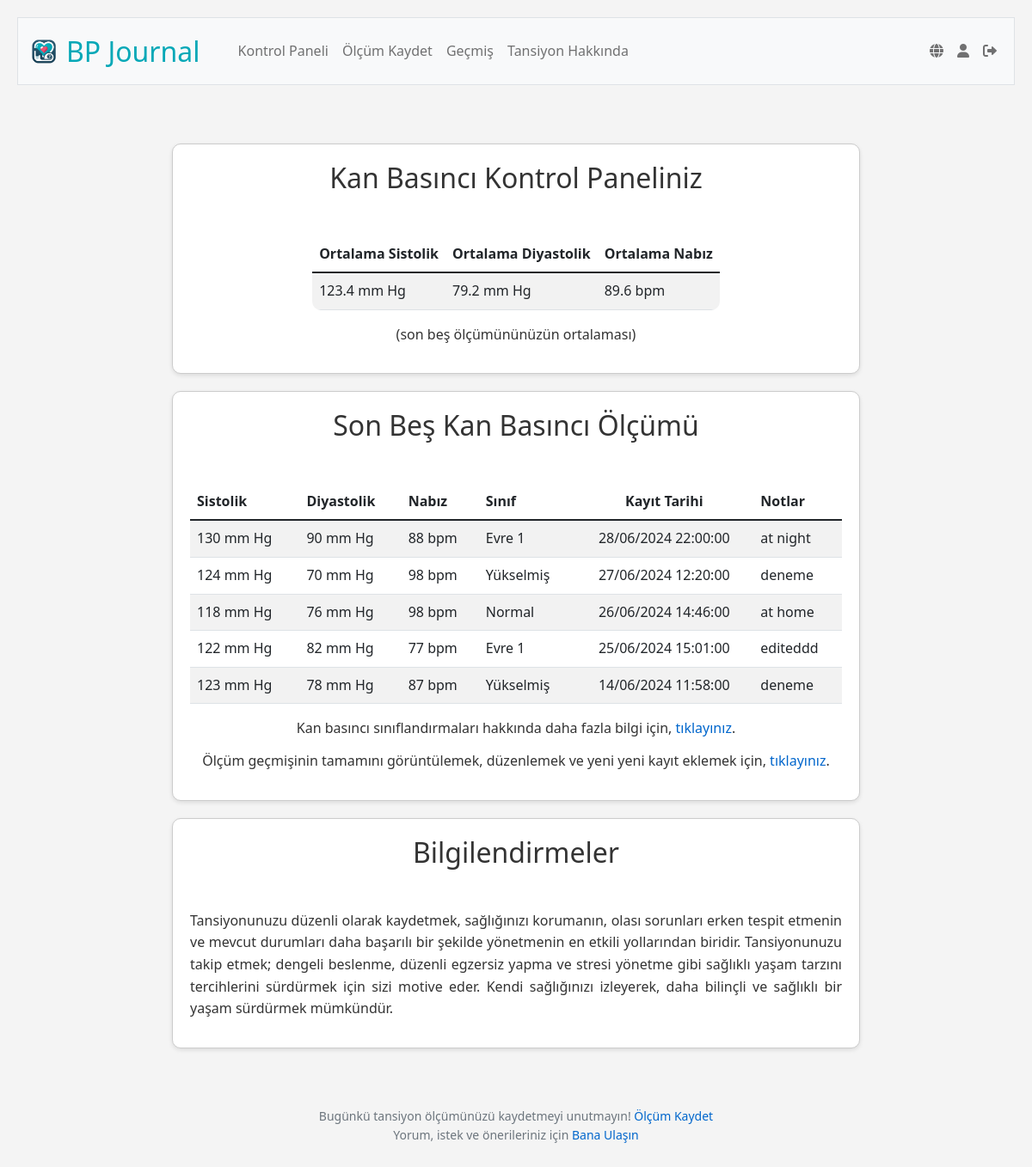
The app's page /dashboard (signed in) with its own data.
### tables this page shows
CREATE TABLE blood_pressure_readings (
id INTEGER PRIMARY KEY AUTOINCREMENT NOT NULL,
user_id INTEGER NOT NULL,
systolic INTEGER NOT NULL,
diastolic INTEGER NOT NULL,
pulse INTEGER,
reading_date DATETIME DEFAULT CURRENT_TIMESTAMP,
notes TEXT,
FOREIGN KEY (user_id) REFERENCES users (id));

### app.py (the view)
@app.route("/dashboard")
@login_required
def dashboard():
    user_id = session["user_id"]
    user_timezone = db.execute("SELECT timezone FROM users WHERE id = ?", user_id)[0]['timezone']
    user_tz = pytz.timezone(user_timezone)
    recording_rows = db.execute("SELECT * FROM blood_pressure_readings WHERE user_id = ? ORDER BY reading_date DESC LIMIT 5;", user_id)
    for row in recording_rows:
        row["classification"] = classify_bp(row["systolic"], row["diastolic"])
        utc_time = row["reading_date"]
        try:
            local_time = pytz.utc.localize(datetime.strptime(utc_time, '%Y-%m-%d %H:%M:%S')).astimezone(user_tz)
            row["reading_date"] = local_time.strftime('%d/%m/%Y %H:%M:%S')
        except Exception:
            row["reading_date"] = utc_time
    user_avg_recording = db.execute("""
        SELECT AVG(systolic) AS avg_systolic, AVG(diastolic) AS avg_diastolic, AVG(pulse) AS avg_pulse
        FROM (
            SELECT systolic, diastolic, pulse
            FROM blood_pressure_readings
            WHERE user_id = ?
            ORDER BY reading_date DESC
            LIMIT 5
        )
    """, user_id)
    if user_avg_recording:
        avg_data = {
            'avg_systolic': round(user_avg_recording[0]['avg_systolic'], 1) if user_avg_recording[0]['avg_systolic'] else '',
            'avg_diastolic': round(user_avg_recording[0]['avg_diastolic'], 1) if user_avg_recording[0]['avg_diastolic'] else '',
            'avg_pulse': round(user_avg_recording[0]['avg_pulse'], 1) if user_avg_recording[0]['avg_pulse'] else ''
        }
    else:
        avg_data = {'avg_systolic': 'N/A', 'avg_diastolic': 'N/A', 'avg_pulse': 'N/A'}
    return render_template("dashboard.html", classes=g.language_data['classes'], data=g.language_data['dashboard'], last5reading=recording_rows, user_id=user_id, user_avg_recording=[avg_data])

### app.py (called while the page is built)
@app.before_request
def load_language_data():
    if 'language' not in session:
        session['language'] = 'tr'
    user_lang = session['language']
    with open(f'languages/{user_lang}.json', 'r') as file:
        g.language_data = json.load(file)
    g.language_data['current_lang'] = user_lang

@app.after_request
def after_request(response):
    response.headers["Cache-Control"] = "no-cache, no-store, must-revalidate"
    response.headers["Expires"] = 0
    response.headers["Pragma"] = "no-cache"
    return response

@app.context_processor
def inject_layout_data():
    return dict(layout_data=g.language_data['layout'])

@app.context_processor
def inject_user_details():
    if 'user_id' in session:
        user_id = session['user_id']
        user_info = db.execute("SELECT username FROM users WHERE id = ?", user_id)
        if user_info:
            username = user_info[0]['username']
        else:
            username = None
    else:
        username = None
    return {'username': username}

### helpers.py (called while the page is built)
def classify_bp(systolic, diastolic):
    if systolic < 120 and diastolic < 80:
        return "Normal"
    elif 120 <= systolic < 130 and diastolic < 80:
        return "Elevated"
    elif 130 <= systolic < 140 or 80 <= diastolic < 90:
        return "High1"
    elif 140 <= systolic or 90 <= diastolic:
        return "High2"
    else:
        return "Crisis"

def login_required(f):
    @wraps(f)
    def decorated_function(*args, **kwargs):
        if session.get("user_id") is None:
            return redirect("/login")
        return f(*args, **kwargs)
    return decorated_function

### templates/dashboard.html (shortened to what this page needs)
{% extends "layout.html" %}
{% block main %}
<div class="section" id="average-table-div">
    <h2>{{ data.heading }}</h2>
    <table class="table table-striped" id="average-table">
        <thead>
            <tr>
                <th class="text-start">{{ data.avgSystolic }}</th>
                <th class="text-start">{{ data.avgDiastolic }}</th>
                <th class="text-start">{{ data.avgPulse }}</th>
            </tr>
        </thead>
        <tbody>
            {% for row in user_avg_recording %}
            <tr>
                <td class="text-start">{{ row.avg_systolic }} mm Hg</td>
                <td class="text-start">{{ row.avg_diastolic }} mm Hg</td>
                <td class="text-start">{{ row.avg_pulse }} bpm</td>
            </tr>
            {% endfor %}
        </tbody>
    </table>
    <p class="text-center">{{ data.description }}</p>
</div>
<div class="section", id="trends">
    <h2>{{ data.last5heading }}</h2>
    <table class="table table-striped">
        <thead>
            <tr>
                <th class="text-start">{{ data.systolic }}</th>
                <th class="text-start">{{ data.diastolic }}</th>
                <th class="text-start">{{ data.pulse }}</th>
                <th class="text-start">{{ data.readingClassification }}</th>
                <th class="text-center">{{ data.dateRecorded }}</th>
                <th class="text-start">{{ data.notes }}</th>
            </tr>
        </thead>
        <tbody>
            {% for row in last5reading %}
            <tr>
                <td class="text-start">{{ row.systolic }} mm Hg</td>
                <td class="text-start">{{ row.diastolic }} mm Hg</td>
                <td class="text-start">{{ row.pulse }} bpm</td>
                <td class="text-start">{{ classes[row.classification] }}</td>
                <td class="text-center">{{ row.reading_date }}</td>
                <td class="text-start">{{ row.notes }}</td>
            </tr>
            {% endfor %}
        </tbody>
    </table>
    <p>{{ data.classificationLink.text }}, <a href="/resources">{{ data.classificationLink.textUrl }}</a>.</p>
    <p>{{ data.historyLink.text }}, <a href="/history">{{ data.historyLink.textUrl }}</a>.</p>
</div>
<div class="section", id="alerts-tips-section">
    <h2>{{ data.alertsHeading }}</h2>
    <p>{{ data.comment }}</p>
</div>
{% endblock %}

### static/styles.css (style rules this page uses)
body { background-color: #f4f4f4; color: #333; font-family: 'Segoe UI', Arial, sans-serif; line-height: 1.6; margin: 0; padding: 20px; }
h2, h3, h4, h5 { margin-bottom: 1.5em; text-align: center; }
h2 { font-size: 2em; }
p, li, a { font-size: 1em; text-align: justify; }
p, li { margin-bottom: 0.75em; }
a { color: #0066cc; text-decoration: none; }
.section { background-color: #ffffff; border: 1px solid #ccc; border-radius: 10px; box-shadow: 0 2px 5px rgba(0,0,0,0.1); padding: 20px; margin: 20px auto; margin-left: auto; margin-right: auto; max-width: 800px; }
#average-table { border-collapse: collapse; border-radius: 10px; margin-left: auto; margin-right: auto; max-width:max-content; overflow: hidden; text-align: center; }
.text-center { text-align: center; }
#trends p { text-align: center; }

### records on screen
blood_pressure_readings: systolic "130", diastolic "90", pulse "88", classes "Evre 1", reading_date "28/06/2024 22:00:00", notes "at night"
blood_pressure_readings: systolic "124", diastolic "70", pulse "98", classes "Yükselmiş", reading_date "27/06/2024 12:20:00", notes "deneme"
blood_pressure_readings: systolic "118", diastolic "76", pulse "98", classes "Normal", reading_date "26/06/2024 14:46:00", notes "at home"
blood_pressure_readings: systolic "122", diastolic "82", pulse "77", classes "Evre 1", reading_date "25/06/2024 15:01:00", notes "editeddd"
blood_pressure_readings: systolic "123", diastolic "78", pulse "87", classes "Yükselmiş", reading_date "14/06/2024 11:58:00", notes "deneme"

### other values on screen
{{ layout_data.navbarBrand }} "BP Journal"
{{ layout_data.dashboard }} "Kontrol Paneli"
{{ layout_data.recordReading }} "Ölçüm Kaydet"
{{ layout_data.history }} "Geçmiş"
{{ layout_data.resources }} "Tansiyon Hakkında"
{{ data.heading }} "Kan Basıncı Kontrol Paneliniz"
{{ data.avgSystolic }} "Ortalama Sistolik"
{{ data.avgDiastolic }} "Ortalama Diyastolik"
{{ data.avgPulse }} "Ortalama Nabız"
{{ row.avg_systolic }} "123.4"
{{ row.avg_diastolic }} "79.2"
{{ row.avg_pulse }} "89.6"
{{ data.description }} "(son beş ölçümününüzün ortalaması)"
{{ data.last5heading }} "Son Beş Kan Basıncı Ölçümü"
{{ data.systolic }} "Sistolik"
